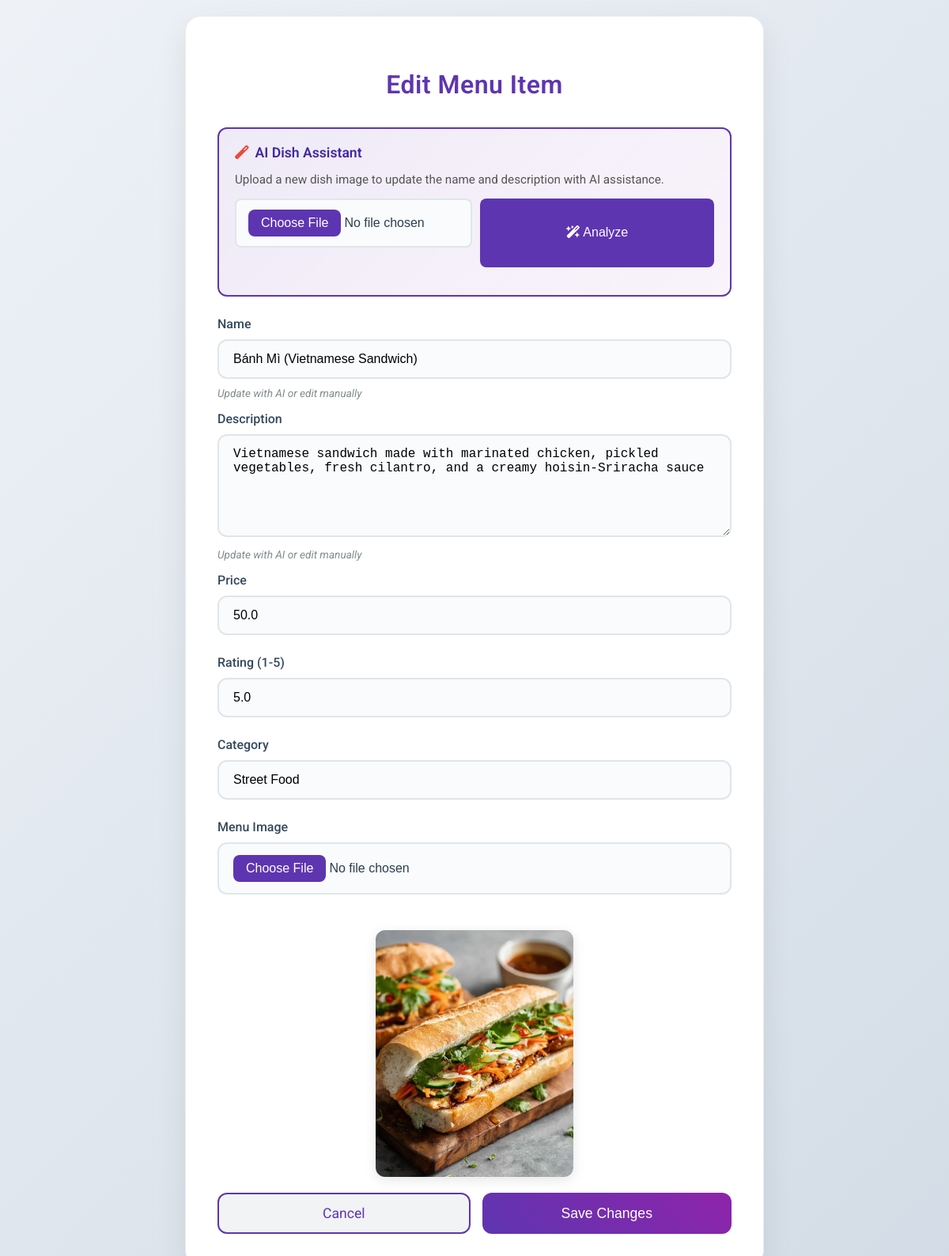
/menu/edit/3 (signed in), run on the app's committed database.
### tables this page shows
CREATE TABLE menus (
            id INTEGER PRIMARY KEY AUTOINCREMENT,
            name TEXT NOT NULL,
            price REAL,
            description TEXT,
            image TEXT
        , rating REAL DEFAULT 5.0, category TEXT DEFAULT 'Main Course');

### app.py (the view)
@app.route("/menu/edit/<int:item_id>", methods=["GET", "POST"])
@admin_required
def edit_menu(item_id):
    controller = MenuController()
    return controller.edit_menu(item_id)

### app.py (called while the page is built)
@app.context_processor
def inject_user():
    cart = session.get('cart', {})
    try:
        cart_count = sum(int(v.get('quantity', 0)) for v in cart.values())
    except Exception:
        cart_count = 0
    return {
        'username': session.get('username'),
        'role': session.get('role'),
        'cart_count': cart_count
    }

def admin_required(f):
    @wraps(f)
    def decorated_function(*args, **kwargs):
        if "username" not in session:
            return redirect(url_for("login"))
        if session.get("role") != "admin":
            return abort(403)
        return f(*args, **kwargs)
    return decorated_function

### controller/menu_controller.py (called while the page is built, shortened)
    def _render_with_session(self, template_name, **context):
        if "username" in session:
            context["username"] = session.get("username")
            context["role"] = session.get("role")
        return render_template(template_name, **context)

    def edit_menu(self, item_id):
        menu_item = self.model.get_menu_item_by_id(item_id)
        if not menu_item:
            return "Item not found", 404
        return self._render_with_session("edit_menu.html", item=menu_item)

### model/menu_model.py (called while the page is built)
    def get_menu_item_by_id(self, item_id):
        connection = sqlite3.connect(self.db_path)
        cursor = connection.cursor()
        cursor.execute(
            """
            SELECT id, name, price, description, image, rating, category
            FROM menus WHERE id = ?
            """,
            (item_id,),
        )
        result = cursor.fetchone()
        connection.close()
        if result:
            item_id, name, price, description, image, rating, category = result
            return {
                "id": item_id,
                "name": name,
                "price": price,
                "description": description,
                "image": image,
                "rating": rating,
                "category": category,
            }
        return None

### templates/edit_menu.html (shortened to what this page needs)
<!DOCTYPE html>
<html lang="en">
<head>
    <link rel="stylesheet" href="https://cdnjs.cloudflare.com/ajax/libs/font-awesome/6.4.0/css/all.min.css">
</head>
<body>
    <form method="POST" enctype="multipart/form-data" action="{{ url_for('edit_menu', item_id=item.id) }}">
        <h2>Edit Menu Item</h2>
        <div class="ai-helper-section">
            <div class="ai-helper-title">
                <i class="fas fa-magic"></i> AI Dish Assistant
            </div>
            <p>Upload a new dish image to update the name and description with AI assistance.</p>
            <div class="input-group">
                <input type="file" id="aiImageInput" accept="image/*" placeholder="Upload new image for AI analysis">
                <button type="button" id="aiAnalyzeBtn">
                    <i class="fas fa-wand-magic-sparkles"></i> Analyze
                </button>
            </div>
        </div>
        <label for="name">Name</label>
        <input type="text" id="name" name="name" value="{{ item.name }}" placeholder="Enter menu name" required>
        <div class="edit-hint">Update with AI or edit manually</div>
        <label for="description">Description</label>
        <textarea id="description" name="description" placeholder="Enter menu description" required>{{ item.description }}</textarea>
        <div class="edit-hint">Update with AI or edit manually</div>
        <label for="price">Price</label>
        <input type="number" id="price" name="price" value="{{ item.price }}" step="0.01" placeholder="Enter menu price" required>
        <label for="rating">Rating (1-5)</label>
        <input type="number" id="rating" name="rating" value="{{ item.rating }}" step="0.1" min="1" max="5" placeholder="Enter rating" required>
        <label class="form-label">Category</label>
        <input type="text" name="category" placeholder="e.g.: Drinks, Dessert, Main Course"
               value="{{ item.category if item else '' }}">
        <div>
            <label for="image">Menu Image</label>
            <input type="file" name="image" id="image" accept="image/*">
            {% if item.image %}
            <div class="image-preview">
                <img src="{{ url_for('static', filename='uploads/' + item.image) }}" alt="Current Menu Image">
            </div>
            {% endif %}
        </div>
        <div class="button-group">
            <a href="{{ url_for('show_menu_list') }}" class="cancel-button">Cancel</a>
            <button type="submit">Save Changes</button>
        </div>
    </form>
</body>
</html>

### templates/edit_menu.html (style rules this page uses)
body { font-family: 'Roboto', sans-serif; background: linear-gradient(135deg, #eef2f7 0%, #d3dce6 100%); margin: 0; padding: 20px; display: flex; align-items: center; justify-content: center; min-height: 100vh; color: #2c3e50; }
form { width: 100%; max-width: 650px; background: #ffffff; padding: 40px; border-radius: 20px; box-shadow: 0 15px 40px rgba(0, 0, 0, 0.08); animation: slideIn 0.5s ease-out; border: 1px solid #e9ecef; }
form h2 { margin-bottom: 35px; font-size: 2rem; font-weight: 600; color: #5e35b1; text-align: center; letter-spacing: 0.5px; }
label { font-size: 1rem; font-weight: 500; margin-bottom: 10px; color: #34495e; display: block; transition: color 0.3s ease; }
input[type="text"], input[type="number"], textarea, input[type="file"] { width: 100%; padding: 14px 18px; margin-bottom: 25px; font-size: 1rem; border-radius: 12px; border: 2px solid #dfe6e9; background: #f9fbfc; transition: all 0.3s ease; box-sizing: border-box; }
textarea { resize: vertical; min-height: 130px; }
.ai-helper-section { background: linear-gradient(135deg, rgba(94, 53, 177, 0.1), rgba(142, 36, 170, 0.05)); border: 2px solid #5e35b1; border-radius: 12px; padding: 20px; margin-bottom: 25px; }
.ai-helper-title { color: #4527a0; font-weight: 600; margin-bottom: 15px; display: flex; align-items: center; gap: 8px; font-size: 1.1rem; }
.ai-helper-title i { color: #e74c3c; }
.ai-helper-section p { color: #555; margin-bottom: 15px; font-size: 0.95rem; }
.input-group { display: flex; gap: 10px; margin-bottom: 15px; }
.input-group input, .input-group button { flex: 1; padding: 12px 15px; border: 2px solid #dfe6e9; border-radius: 8px; font-size: 1rem; }
.input-group button { background: #5e35b1; color: white; cursor: pointer; border: none; transition: background 0.3s ease; }
.edit-hint { font-size: 0.85rem; color: #7f8c8d; font-style: italic; margin-top: -15px; margin-bottom: 15px; }
.image-preview { margin: 20px 0; display: flex; justify-content: center; align-items: center; }
.image-preview img { max-width: 250px; border-radius: 12px; box-shadow: 0 4px 15px rgba(0, 0, 0, 0.1); transition: transform 0.3s ease; }
.button-group { display: flex; gap: 15px; margin-top: 20px; }
button[type="submit"] { flex: 1; padding: 14px; font-size: 1.1rem; font-weight: 500; color: #fff; background: linear-gradient(45deg, #5e35b1, #8e24aa); border: none; border-radius: 12px; cursor: pointer; transition: all 0.3s ease; }
.cancel-button { flex: 1; padding: 14px; font-size: 1.1rem; text-align: center; color: #5e35b1; background: #f1f3f5; border: 2px solid #5e35b1; border-radius: 12px; text-decoration: none; transition: all 0.3s ease; display: flex; align-items: center; justify-content: center; }

### data on the page
menus: name "Bánh Mì (Vietnamese Sandwich)", description "Vietnamese sandwich made with marinated chicken, pickled vegetables, fresh cilantro, and a creamy hoisin-Sriracha sauce", price "50.0", rating "5.0", category "Street Food", image (picture)
